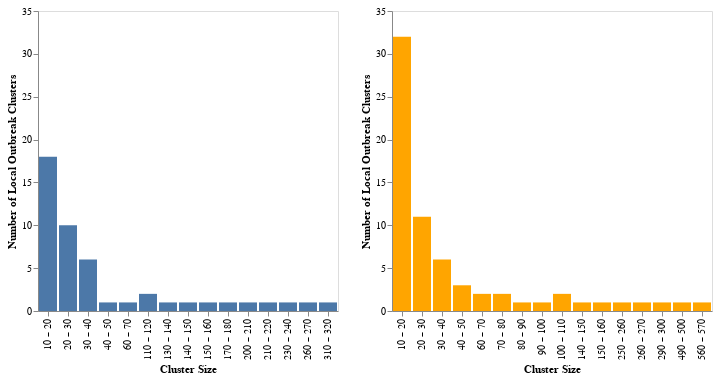

Notebook code for this chart:
### Code cell
large_clus_count

### Figure 1 — Vega-Lite specification as saved in the notebook (floating-point values rounded to 4 significant figures)
{"config": {"view": {"continuousWidth": 400, "continuousHeight": 300}}, "hconcat": [{"data": {"name": "data-583a1c789993c45dc6c405293c669590"}, "mark": "bar", "encoding": {"x": {"type": "ordinal", "axis": {"grid": false, "title": "Cluster Size"}, "bin": {"maxbins": 20, "step": 10}, "field": "count_clus"}, "y": {"type": "quantitative", "aggregate": "count", "axis": {"grid": false, "title": "Number of Local Outbreak Clusters"}, "scale": {"domain": [0, 35]}}}}, {"data": {"name": "data-b472b1823566d0daba32bcfc17ab0979"}, "mark": {"type": "bar", "color": "orange"}, "encoding": {"x": {"type": "ordinal", "axis": {"grid": false, "title": "Cluster Size"}, "bin": {"maxbins": 20, "step": 10}, "field": "count_clus"}, "y": {"type": "quantitative", "aggregate": "count", "axis": {"grid": false, "title": "Number of Local Outbreak Clusters"}, "scale": {"domain": [0, 35]}}}}], "$schema": "https://vega.github.io/schema/vega-lite/v4.8.1.json", "datasets": {"data-583a1c789993c45dc6c405293c669590": [{"clusid": 135, "count_clus": 316}, {"clusid": 909, "count_clus": 267}, {"clusid": 1200, "count_clus": 239}, {"clusid": 22, "count_clus": 216}, {"clusid": 59, "count_clus": 208}, {"clusid": 241, "count_clus": 178}, {"clusid": 741, "count_clus": 156}, {"clusid": 1297, "count_clus": 146}, {"clusid": 1079, "count_clus": 133}, {"clusid": 480, "count_clus": 117}, {"clusid": 1114, "count_clus": 115}, {"clusid": 863, "count_clus": 66}, {"clusid": 294, "count_clus": 43}, {"clusid": 259, "count_clus": 39}, {"clusid": 1038, "count_clus": 39}, {"clusid": 898, "count_clus": 39}, {"clusid": 1135, "count_clus": 32}, {"clusid": 831, "count_clus": 30}, {"clusid": 1022, "count_clus": 30}, {"clusid": 994, "count_clus": 29}, {"clusid": 887, "count_clus": 29}, {"clusid": 446, "count_clus": 29}, {"clusid": 707, "count_clus": 28}, {"clusid": 659, "count_clus": 28}, {"clusid": 906, "count_clus": 27}, {"clusid": 19, "count_clus": 25}, {"clusid": 827, "count_clus": 21}, {"clusid": 231, "count_clus": 20}, {"clusid": 639, "count_clus": 20}, {"clusid": 834, "count_clus": 19}, {"clusid": 309, "count_clus": 19}, {"clusid": 646, "count_clus": 17}, {"clusid": 895, "count_clus": 16}, {"clusid": 114, "count_clus": 16}, {"clusid": 384, "count_clus": 15}, {"clusid": 112, "count_clus": 14}, {"clusid": 1261, "count_clus": 14}, {"clusid": 1047, "count_clus": 14}, {"clusid": 365, "count_clus": 13}, {"clusid": 436, "count_clus": 13}, {"clusid": 1197, "count_clus": 13}, {"clusid": 24, "count_clus": 12}, {"clusid": 1279, "count_clus": 12}, {"clusid": 816, "count_clus": 12}, {"clusid": 130, "count_clus": 12}, {"clusid": 18, "count_clus": 11}, {"clusid": 609, "count_clus": 11}], "data-b472b1823566d0daba32bcfc17ab0979": [{"clusid": 135, "count_clus": 564}, {"clusid": 741, "count_clus": 493}, {"clusid": 1200, "count_clus": 290}, {"clusid": 909, "count_clus": 265}, {"clusid": 59, "count_clus": 250}, {"clusid": 22, "count_clus": 152}, {"clusid": 241, "count_clus": 142}, {"clusid": 1297, "count_clus": 109}, {"clusid": 480, "count_clus": 108}, {"clusid": 1114, "count_clus": 98}, {"clusid": 1079, "count_clus": 84}, {"clusid": 294, "count_clus": 73}, {"clusid": 259, "count_clus": 71}, {"clusid": 863, "count_clus": 66}, {"clusid": 309, "count_clus": 60}, {"clusid": 994, "count_clus": 48}, {"clusid": 659, "count_clus": 47}, {"clusid": 639, "count_clus": 46}, {"clusid": 646, "count_clus": 38}, {"clusid": 827, "count_clus": 32}, {"clusid": 329, "count_clus": 32}, {"clusid": 663, "count_clus": 31}, {"clusid": 365, "count_clus": 30}, {"clusid": 707, "count_clus": 30}, {"clusid": 1038, "count_clus": 29}, {"clusid": 296, "count_clus": 29}, {"clusid": 898, "count_clus": 28}, {"clusid": 906, "count_clus": 27}, {"clusid": 887, "count_clus": 26}, {"clusid": 1022, "count_clus": 23}, {"clusid": 341, "count_clus": 23}, {"clusid": 91, "count_clus": 21}, {"clusid": 446, "count_clus": 21}, {"clusid": 123, "count_clus": 21}, {"clusid": 501, "count_clus": 20}, {"clusid": 1021, "count_clus": 19}, {"clusid": 19, "count_clus": 19}, {"clusid": 112, "count_clus": 18}, {"clusid": 1135, "count_clus": 18}, {"clusid": 701, "count_clus": 18}, {"clusid": 771, "count_clus": 17}, {"clusid": 880, "count_clus": 17}, {"clusid": 794, "count_clus": 17}, {"clusid": 160, "count_clus": 16}, {"clusid": 378, "count_clus": 16}, {"clusid": 626, "count_clus": 16}, {"clusid": 1047, "count_clus": 15}, {"clusid": 331, "count_clus": 15}, {"clusid": 436, "count_clus": 15}, {"clusid": 65, "count_clus": 14}, {"clusid": 453, "count_clus": 14}, {"clusid": 834, "count_clus": 14}, {"clusid": 550, "count_clus": 14}, {"clusid": 859, "count_clus": 14}, {"clusid": 322, "count_clus": 13}, {"clusid": 16, "count_clus": 13}, {"clusid": 844, "count_clus": 13}, {"clusid": 831, "count_clus": 13}, {"clusid": 816, "count_clus": 12}, {"clusid": 817, "count_clus": 12}, {"clusid": 761, "count_clus": 11}, {"clusid": 712, "count_clus": 11}, {"clusid": 381, "count_clus": 11}, {"clusid": 1161, "count_clus": 11}, {"clusid": 895, "count_clus": 11}, {"clusid": 1206, "count_clus": 11}, {"clusid": 1068, "count_clus": 11}]}}
